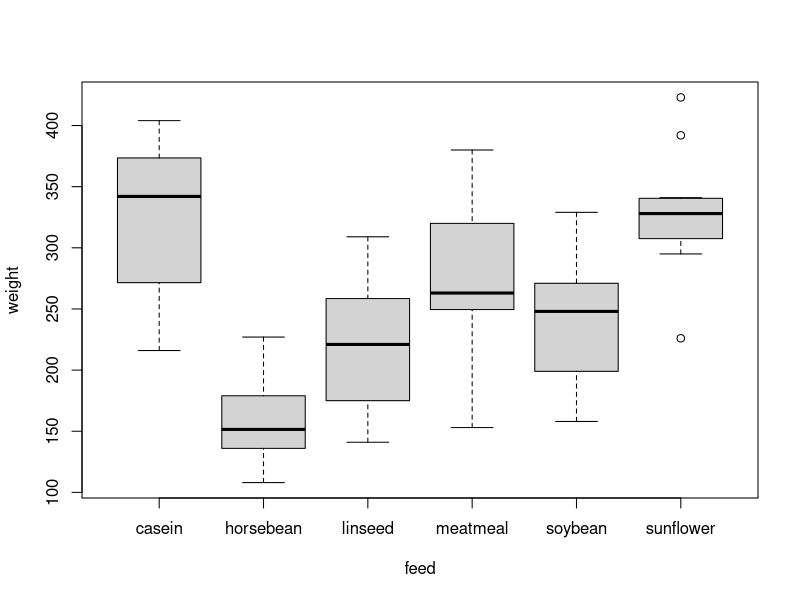
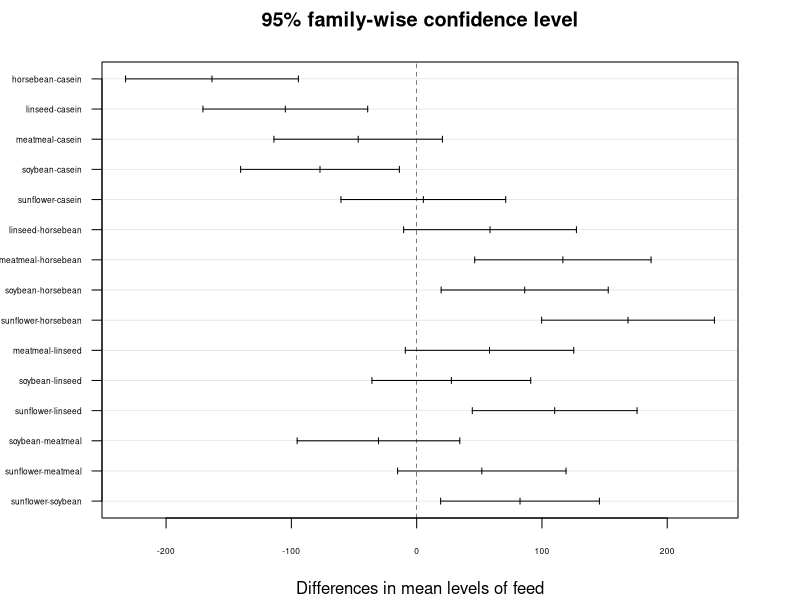

The R source for these figures, in order: (Note: this script raises an error after producing the figures.)
# md3
# ANOVA
# 1. get data chickwts
df <- chickwts
attach(df)
# 2. do anova procedure
#   - boxplots and descriptive statistics
summary(df)
boxplot(weight~feed)
#   - ANOVA models and conclusions
fit<-aov(weight~feed)
summary(fit)
# groups are clearly distinct
#   - Post-hoc comparisons of pairs if required
#     Some groups look like they might overlap,
#      so use the tukey test to check
r<-TukeyHSD(fit)
# Fit to width
op <- par(mar= c(4,5,3,3) + 0.1, cex.axis=0.5)
plot(TukeyHSD(fit),las=1)
par(op)
#   - ANOVA condition check
#     1. normality (check if groups normally distributed)
# R pipe operator %>%
library(dplyr)
library(rstatix)
df %>% group_by(feed) %>% shapiro_test(weight)
# couldn't reject normality
#     2. homoscedacity (check if)
leveneTest(weight,feed)
bartlett.test(weight,feed)
# Couldn't reject homoscedacity
#   - nonparametric ANOVA kruskal.test,
#     ^ use if fail normality or homoscedacity <- not required
kruskal.test(weight~feed)
# rejected, as expected
#then by pairs if needed
pairwise.wilcox.test(weight,feed,p.adjust.method="BH")
#   ^ not strictly a post-hoc (t-test between categories)
#   - nonparametric post-hoc tests
dunn_test(df, weight~feed)
#   - conclusions